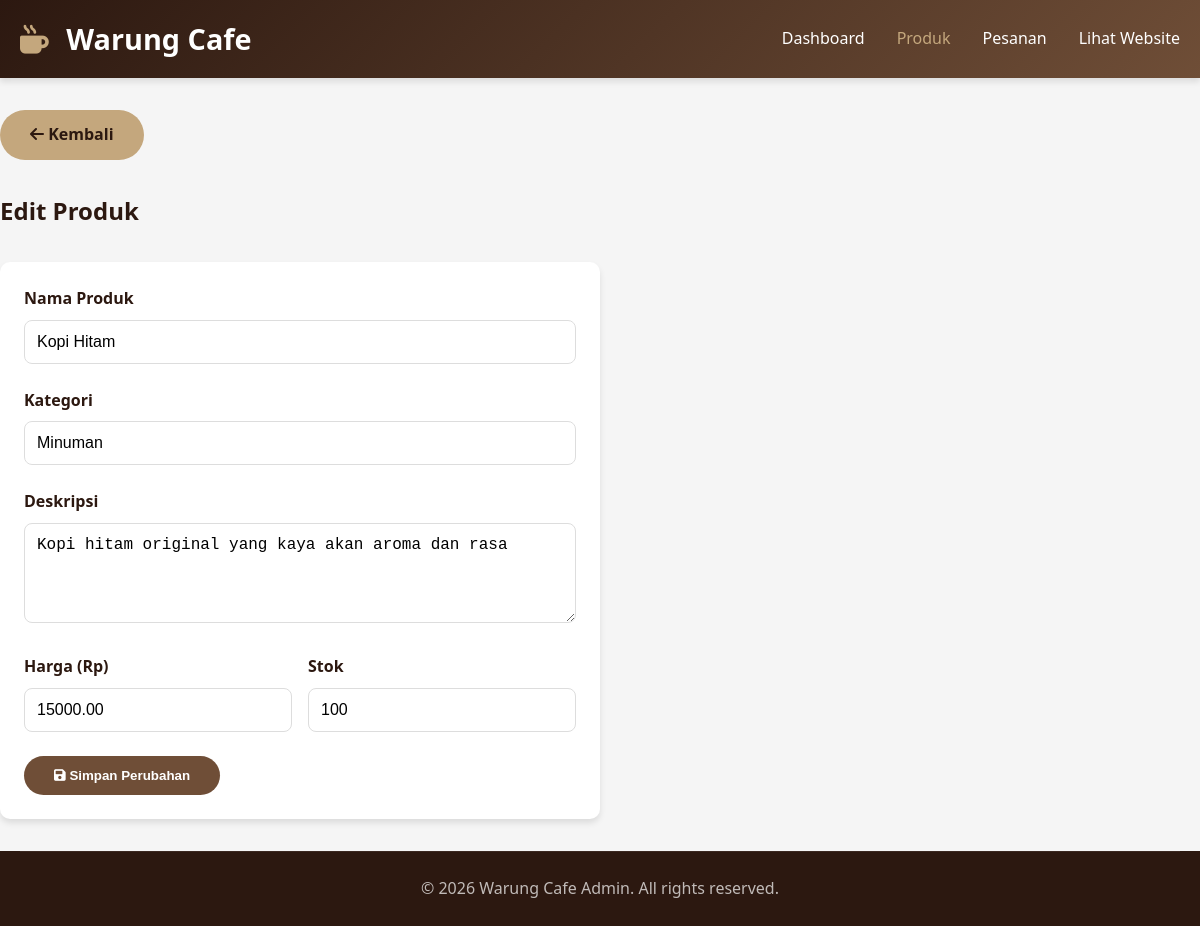
The app's page /admin/product_edit.php?id=1 with its own data.
### tables this page shows
CREATE TABLE IF NOT EXISTS products (
    id INT AUTO_INCREMENT PRIMARY KEY,
    name VARCHAR(255) NOT NULL,
    description TEXT,
    price DECIMAL(10,2) NOT NULL,
    image VARCHAR(255) DEFAULT 'default.jpg',
    category VARCHAR(100) DEFAULT 'General',
    stock INT DEFAULT 100,
    created_at TIMESTAMP DEFAULT CURRENT_TIMESTAMP,
    updated_at TIMESTAMP DEFAULT CURRENT_TIMESTAMP ON UPDATE CURRENT_TIMESTAMP
);

### admin/product_edit.php (the view, shortened to what this page needs)
<?php
require_once '../config/database.php';
$productId = isset($_GET['id']) ? (int)$_GET['id'] : 0;
$stmt = $conn->prepare("SELECT * FROM products WHERE id = ?");
$stmt->bind_param("i", $productId);
$stmt->execute();
$result = $stmt->get_result();
$product = $result->fetch_assoc();
?>
<!DOCTYPE html>
<html lang="id">
<head>
    <link rel="stylesheet" href="<?php echo BASE_URL; ?>/css/style.css">
    <link rel="stylesheet" href="https://cdnjs.cloudflare.com/ajax/libs/font-awesome/6.0.0/css/all.min.css">
</head>
<body>
    <header>
        <div class="container">
            <div class="logo">
                <h1><i class="fas fa-mug-hot"></i> Warung Cafe</h1>
            </div>
            <nav>
                <ul>
                    <li><a href="<?php echo BASE_URL; ?>/admin/">Dashboard</a></li>
                    <li><a href="<?php echo BASE_URL; ?>/admin/products.php" style="color: var(--secondary-color);">Produk</a></li>
                    <li><a href="<?php echo BASE_URL; ?>/admin/orders.php">Pesanan</a></li>
                    <li><a href="<?php echo BASE_URL; ?>/index.php" target="_blank">Lihat Website</a></li>
                </ul>
            </nav>
        </div>
    </header>
    <main>
        <div class="container" style="padding: 2rem 0;">
            <div style="margin-bottom: 2rem;">
                <a href="products.php" class="btn"><i class="fas fa-arrow-left"></i> Kembali</a>
            </div>
            <h2 style="margin-bottom: 2rem; color: var(--accent-color);">Edit Produk</h2>
            <div class="product-card" style="padding: 1.5rem; max-width: 600px;">
                <form method="POST" action="product_edit.php?id=<?php echo $productId; ?>">
                    <div class="form-group">
                        <label for="name">Nama Produk</label>
                        <input type="text" id="name" name="name" value="<?php echo htmlspecialchars($product['name']); ?>" required>
                    </div>
                    <div class="form-group">
                        <label for="category">Kategori</label>
                        <input type="text" id="category" name="category" value="<?php echo htmlspecialchars($product['category']); ?>" required>
                    </div>
                    <div class="form-group">
                        <label for="description">Deskripsi</label>
                        <textarea id="description" name="description" rows="3"><?php echo htmlspecialchars($product['description']); ?></textarea>
                    </div>
                    <div style="display: grid; grid-template-columns: 1fr 1fr; gap: 1rem;">
                        <div class="form-group">
                            <label for="price">Harga (Rp)</label>
                            <input type="number" id="price" name="price" min="0" step="100" value="<?php echo $product['price']; ?>" required>
                        </div>
                        <div class="form-group">
                            <label for="stock">Stok</label>
                            <input type="number" id="stock" name="stock" min="0" value="<?php echo $product['stock']; ?>" required>
                        </div>
                    </div>
                    <button type="submit" name="update_product" class="btn btn-primary">
                        <i class="fas fa-save"></i> Simpan Perubahan
                    </button>
                </form>
            </div>
        </div>
    </main>
    <footer>
        <div class="container">
            <div class="footer-bottom">
                <p>&copy; 2026 Warung Cafe Admin. All rights reserved.</p>
            </div>
        </div>
    </footer>
</body>
</html>

### css/style.css (style rules this page uses)
* { margin: 0; padding: 0; box-sizing: border-box; }
:root { --primary-color: #6f4e37; --secondary-color: #c4a77d; --accent-color: #2c1810; --light-color: #f5f5f5; --dark-color: #333; --success-color: #28a745; --danger-color: #dc3545; --shadow: 0 4px 6px rgba(0, 0, 0, 0.1); }
body { font-family: "Segoe UI", Tahoma, Geneva, Verdana, sans-serif; line-height: 1.6; color: var(--dark-color); background-color: var(--light-color); min-height: 100vh; display: flex; flex-direction: column; }
main { flex: 1; }
.container { max-width: 1200px; margin: 0 auto; padding: 0 20px; }
header { background: linear-gradient( 135deg, var(--accent-color), var(--primary-color) ); color: white; padding: 1rem 0; box-shadow: var(--shadow); position: sticky; top: 0; z-index: 1000; }
header .container { display: flex; justify-content: space-between; align-items: center; }
.logo h1 { font-size: 1.8rem; font-weight: 700; }
.logo h1 i { color: var(--secondary-color); margin-right: 10px; }
nav ul { display: flex; list-style: none; gap: 2rem; align-items: center; }
nav ul li a { color: white; text-decoration: none; font-weight: 500; transition: color 0.3s; position: relative; }
.btn { display: inline-block; padding: 12px 30px; background: var(--secondary-color); color: var(--accent-color); text-decoration: none; border-radius: 25px; font-weight: 600; transition: all 0.3s; border: none; cursor: pointer; }
.btn-primary { background: var(--primary-color); color: white; }
.product-card { background: white; border-radius: 10px; overflow: hidden; box-shadow: var(--shadow); transition: transform 0.3s, box-shadow 0.3s; }
.form-group { margin-bottom: 1.5rem; }
.form-group label { display: block; margin-bottom: 0.5rem; font-weight: 600; color: var(--accent-color); }
.form-group input, .form-group textarea, .form-group select { width: 100%; padding: 12px; border: 1px solid #ddd; border-radius: 8px; font-size: 1rem; transition: border-color 0.3s; }
.form-group textarea { resize: vertical; min-height: 100px; }
footer { background: var(--accent-color); color: white; margin-top: auto; }
.footer-bottom { text-align: center; padding: 1.5rem 0; border-top: 1px solid rgba(255, 255, 255, 0.1); opacity: 0.7; }

### records on screen
products: name "Kopi Hitam", category "Minuman", description "Kopi hitam original yang kaya akan aroma dan rasa", price "15000.00", stock "100"
